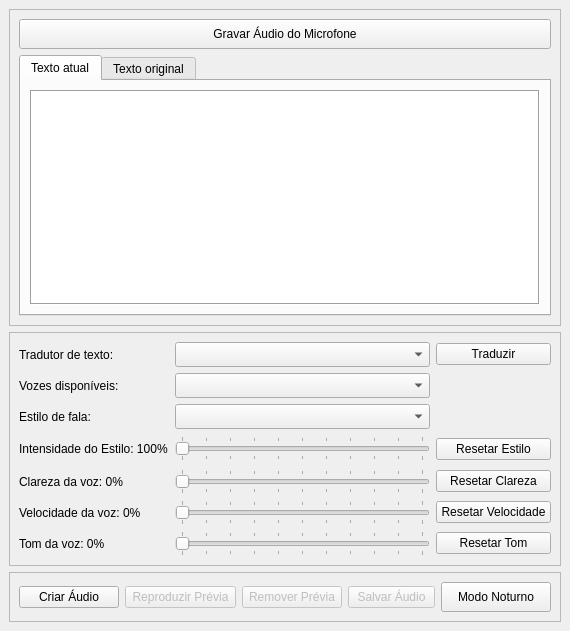
<?xml version="1.0" encoding="UTF-8"?>
<ui version="4.0">
 <class>MainWindow</class>
 <widget class="QMainWindow" name="MainWindow">
  <property name="geometry">
   <rect>
    <x>0</x>
    <y>0</y>
    <width>570</width>
    <height>631</height>
   </rect>
  </property>
  <property name="sizePolicy">
   <sizepolicy hsizetype="Fixed" vsizetype="Fixed">
    <horstretch>0</horstretch>
    <verstretch>0</verstretch>
   </sizepolicy>
  </property>
  <property name="minimumSize">
   <size>
    <width>570</width>
    <height>631</height>
   </size>
  </property>
  <property name="maximumSize">
   <size>
    <width>575</width>
    <height>636</height>
   </size>
  </property>
  <property name="windowTitle">
   <string>Conversor de Texto em Áudio - Giovanne</string>
  </property>
  <property name="toolButtonStyle">
   <enum>Qt::ToolButtonIconOnly</enum>
  </property>
  <widget class="QWidget" name="centralwidget">
   <layout class="QVBoxLayout" name="verticalLayout">
    <item>
     <widget class="QFrame" name="a_Sup">
      <property name="sizePolicy">
       <sizepolicy hsizetype="Minimum" vsizetype="Minimum">
        <horstretch>0</horstretch>
        <verstretch>0</verstretch>
       </sizepolicy>
      </property>
      <property name="frameShape">
       <enum>QFrame::StyledPanel</enum>
      </property>
      <property name="frameShadow">
       <enum>QFrame::Raised</enum>
      </property>
      <layout class="QVBoxLayout" name="verticalLayout_2">
       <item>
        <widget class="QPushButton" name="microphoneButton">
         <property name="sizePolicy">
          <sizepolicy hsizetype="Minimum" vsizetype="Minimum">
           <horstretch>0</horstretch>
           <verstretch>0</verstretch>
          </sizepolicy>
         </property>
         <property name="minimumSize">
          <size>
           <width>0</width>
           <height>30</height>
          </size>
         </property>
         <property name="text">
          <string>Gravar Áudio do Microfone</string>
         </property>
         <property name="icon">
          <iconset resource="icons.qrc">
           <normaloff>:/icon/start_record_icon.png</normaloff>
           <normalon>:/icon/stop_record_icon.png</normalon>:/icon/start_record_icon.png</iconset>
         </property>
         <property name="iconSize">
          <size>
           <width>20</width>
           <height>20</height>
          </size>
         </property>
         <property name="checkable">
          <bool>true</bool>
         </property>
         <property name="checked">
          <bool>false</bool>
         </property>
        </widget>
       </item>
       <item>
        <widget class="QTabWidget" name="Traduzir_tabWidget">
         <property name="currentIndex">
          <number>0</number>
         </property>
         <widget class="QWidget" name="Texto_atual">
          <attribute name="title">
           <string>Texto atual</string>
          </attribute>
          <layout class="QVBoxLayout" name="verticalLayout_3">
           <item>
            <widget class="QTextEdit" name="Texto_textEdit">
             <property name="sizePolicy">
              <sizepolicy hsizetype="Minimum" vsizetype="Minimum">
               <horstretch>0</horstretch>
               <verstretch>0</verstretch>
              </sizepolicy>
             </property>
             <property name="layoutDirection">
              <enum>Qt::LeftToRight</enum>
             </property>
             <property name="frameShape">
              <enum>QFrame::Box</enum>
             </property>
             <property name="frameShadow">
              <enum>QFrame::Sunken</enum>
             </property>
             <property name="lineWidth">
              <number>1</number>
             </property>
             <property name="midLineWidth">
              <number>0</number>
             </property>
             <property name="tabChangesFocus">
              <bool>false</bool>
             </property>
             <property name="documentTitle">
              <string/>
             </property>
            </widget>
           </item>
          </layout>
         </widget>
         <widget class="QWidget" name="Texto_original">
          <attribute name="title">
           <string>Texto original</string>
          </attribute>
          <layout class="QVBoxLayout" name="verticalLayout_4">
           <item>
            <widget class="QTextEdit" name="Original_textEdit">
             <property name="sizePolicy">
              <sizepolicy hsizetype="Minimum" vsizetype="Minimum">
               <horstretch>0</horstretch>
               <verstretch>0</verstretch>
              </sizepolicy>
             </property>
             <property name="layoutDirection">
              <enum>Qt::LeftToRight</enum>
             </property>
             <property name="frameShape">
              <enum>QFrame::Box</enum>
             </property>
             <property name="frameShadow">
              <enum>QFrame::Sunken</enum>
             </property>
             <property name="lineWidth">
              <number>1</number>
             </property>
             <property name="midLineWidth">
              <number>0</number>
             </property>
             <property name="tabChangesFocus">
              <bool>false</bool>
             </property>
             <property name="documentTitle">
              <string/>
             </property>
            </widget>
           </item>
          </layout>
         </widget>
        </widget>
       </item>
      </layout>
     </widget>
    </item>
    <item>
     <widget class="QFrame" name="b_Mid">
      <property name="sizePolicy">
       <sizepolicy hsizetype="Minimum" vsizetype="Minimum">
        <horstretch>0</horstretch>
        <verstretch>0</verstretch>
       </sizepolicy>
      </property>
      <property name="frameShape">
       <enum>QFrame::StyledPanel</enum>
      </property>
      <property name="frameShadow">
       <enum>QFrame::Raised</enum>
      </property>
      <layout class="QGridLayout" name="gridLayout">
       <item row="0" column="0">
        <widget class="QLabel" name="Tradutor_label">
         <property name="text">
          <string>Tradutor de texto:</string>
         </property>
        </widget>
       </item>
       <item row="5" column="0">
        <widget class="QLabel" name="Clareza_label">
         <property name="text">
          <string>Clareza da voz: 0%</string>
         </property>
        </widget>
       </item>
       <item row="6" column="0">
        <widget class="QLabel" name="Velocidade_label">
         <property name="text">
          <string>Velocidade da voz: 0%</string>
         </property>
        </widget>
       </item>
       <item row="7" column="1">
        <widget class="QSlider" name="Tom_Slider">
         <property name="maximum">
          <number>100</number>
         </property>
         <property name="orientation">
          <enum>Qt::Horizontal</enum>
         </property>
         <property name="tickPosition">
          <enum>QSlider::TicksBothSides</enum>
         </property>
        </widget>
       </item>
       <item row="7" column="0">
        <widget class="QLabel" name="Tom_label">
         <property name="text">
          <string>Tom da voz: 0%</string>
         </property>
        </widget>
       </item>
       <item row="3" column="0">
        <widget class="QLabel" name="Estilo_label">
         <property name="text">
          <string>Estilo de fala:</string>
         </property>
        </widget>
       </item>
       <item row="4" column="2">
        <widget class="QPushButton" name="Resetar_Estilo_Button">
         <property name="minimumSize">
          <size>
           <width>115</width>
           <height>0</height>
          </size>
         </property>
         <property name="text">
          <string>Resetar Estilo</string>
         </property>
        </widget>
       </item>
       <item row="1" column="1">
        <widget class="QComboBox" name="Vozes_comboBox">
         <property name="minimumSize">
          <size>
           <width>0</width>
           <height>25</height>
          </size>
         </property>
        </widget>
       </item>
       <item row="6" column="2">
        <widget class="QPushButton" name="Resetar_Velocidade_Button">
         <property name="minimumSize">
          <size>
           <width>115</width>
           <height>0</height>
          </size>
         </property>
         <property name="text">
          <string>Resetar Velocidade</string>
         </property>
        </widget>
       </item>
       <item row="4" column="1">
        <widget class="QSlider" name="Intensidade_Slider">
         <property name="layoutDirection">
          <enum>Qt::LeftToRight</enum>
         </property>
         <property name="autoFillBackground">
          <bool>true</bool>
         </property>
         <property name="maximum">
          <number>100</number>
         </property>
         <property name="orientation">
          <enum>Qt::Horizontal</enum>
         </property>
         <property name="tickPosition">
          <enum>QSlider::TicksBothSides</enum>
         </property>
        </widget>
       </item>
       <item row="1" column="0">
        <widget class="QLabel" name="Vozes_label">
         <property name="text">
          <string>Vozes disponíveis:</string>
         </property>
        </widget>
       </item>
       <item row="4" column="0">
        <widget class="QLabel" name="Intensidade_label">
         <property name="minimumSize">
          <size>
           <width>150</width>
           <height>28</height>
          </size>
         </property>
         <property name="maximumSize">
          <size>
           <width>150</width>
           <height>28</height>
          </size>
         </property>
         <property name="layoutDirection">
          <enum>Qt::LeftToRight</enum>
         </property>
         <property name="text">
          <string>Intensidade do Estilo: 100%</string>
         </property>
        </widget>
       </item>
       <item row="5" column="1">
        <widget class="QSlider" name="Clareza_Slider">
         <property name="autoFillBackground">
          <bool>true</bool>
         </property>
         <property name="maximum">
          <number>100</number>
         </property>
         <property name="orientation">
          <enum>Qt::Horizontal</enum>
         </property>
         <property name="tickPosition">
          <enum>QSlider::TicksBothSides</enum>
         </property>
        </widget>
       </item>
       <item row="7" column="2">
        <widget class="QPushButton" name="Resetar_Tom_Button">
         <property name="minimumSize">
          <size>
           <width>115</width>
           <height>0</height>
          </size>
         </property>
         <property name="text">
          <string>Resetar Tom</string>
         </property>
        </widget>
       </item>
       <item row="5" column="2">
        <widget class="QPushButton" name="Resetar_Clareza_Button">
         <property name="minimumSize">
          <size>
           <width>115</width>
           <height>0</height>
          </size>
         </property>
         <property name="text">
          <string>Resetar Clareza</string>
         </property>
        </widget>
       </item>
       <item row="0" column="2">
        <widget class="QPushButton" name="Traduzir_Button">
         <property name="minimumSize">
          <size>
           <width>115</width>
           <height>0</height>
          </size>
         </property>
         <property name="text">
          <string>Traduzir</string>
         </property>
        </widget>
       </item>
       <item row="3" column="1">
        <widget class="QComboBox" name="Estilo_comboBox">
         <property name="minimumSize">
          <size>
           <width>0</width>
           <height>25</height>
          </size>
         </property>
        </widget>
       </item>
       <item row="6" column="1">
        <widget class="QSlider" name="Velocidade_Slider">
         <property name="autoFillBackground">
          <bool>true</bool>
         </property>
         <property name="maximum">
          <number>100</number>
         </property>
         <property name="orientation">
          <enum>Qt::Horizontal</enum>
         </property>
         <property name="tickPosition">
          <enum>QSlider::TicksBothSides</enum>
         </property>
        </widget>
       </item>
       <item row="0" column="1">
        <widget class="QComboBox" name="Tradutor_comboBox">
         <property name="minimumSize">
          <size>
           <width>0</width>
           <height>25</height>
          </size>
         </property>
        </widget>
       </item>
      </layout>
     </widget>
    </item>
    <item>
     <widget class="QFrame" name="c_Bot">
      <property name="sizePolicy">
       <sizepolicy hsizetype="Minimum" vsizetype="Minimum">
        <horstretch>0</horstretch>
        <verstretch>0</verstretch>
       </sizepolicy>
      </property>
      <property name="frameShape">
       <enum>QFrame::StyledPanel</enum>
      </property>
      <property name="frameShadow">
       <enum>QFrame::Raised</enum>
      </property>
      <layout class="QGridLayout" name="gridLayout_2">
       <item row="0" column="4">
        <widget class="QPushButton" name="Modo_Noturno_Button">
         <property name="minimumSize">
          <size>
           <width>110</width>
           <height>30</height>
          </size>
         </property>
         <property name="text">
          <string>Modo Noturno</string>
         </property>
         <property name="icon">
          <iconset resource="icons.qrc">
           <normaloff>:/icon/noturn_on_off_icons.png</normaloff>:/icon/noturn_on_off_icons.png</iconset>
         </property>
         <property name="iconSize">
          <size>
           <width>20</width>
           <height>20</height>
          </size>
         </property>
         <property name="checkable">
          <bool>true</bool>
         </property>
         <property name="checked">
          <bool>false</bool>
         </property>
        </widget>
       </item>
       <item row="0" column="0">
        <widget class="QPushButton" name="Criar_Audio_Button">
         <property name="minimumSize">
          <size>
           <width>100</width>
           <height>0</height>
          </size>
         </property>
         <property name="text">
          <string>Criar Áudio</string>
         </property>
        </widget>
       </item>
       <item row="0" column="1">
        <widget class="QPushButton" name="Reproduzir_Previa_Button">
         <property name="enabled">
          <bool>false</bool>
         </property>
         <property name="minimumSize">
          <size>
           <width>111</width>
           <height>0</height>
          </size>
         </property>
         <property name="text">
          <string>Reproduzir Prévia</string>
         </property>
        </widget>
       </item>
       <item row="0" column="2">
        <widget class="QPushButton" name="Remover_Previa_Button">
         <property name="enabled">
          <bool>false</bool>
         </property>
         <property name="minimumSize">
          <size>
           <width>100</width>
           <height>0</height>
          </size>
         </property>
         <property name="text">
          <string>Remover Prévia</string>
         </property>
        </widget>
       </item>
       <item row="0" column="3">
        <widget class="QPushButton" name="Salvar_Audio_Button">
         <property name="enabled">
          <bool>false</bool>
         </property>
         <property name="minimumSize">
          <size>
           <width>85</width>
           <height>0</height>
          </size>
         </property>
         <property name="text">
          <string>Salvar Áudio</string>
         </property>
        </widget>
       </item>
      </layout>
     </widget>
    </item>
   </layout>
  </widget>
 </widget>
 <resources>
  <include location="icons.qrc"/>
 </resources>
 <connections/>
</ui>
